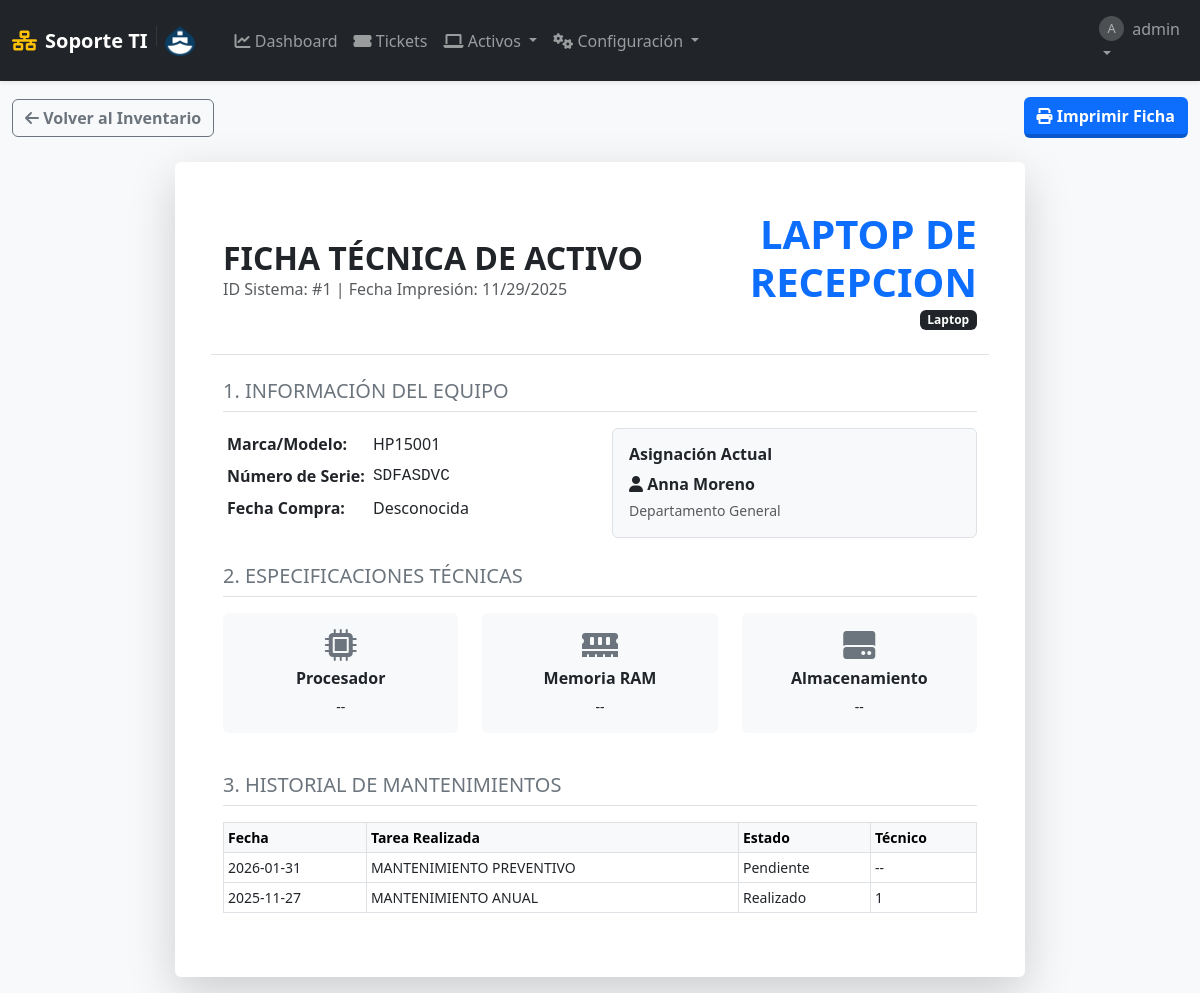
Page /equipos/ver/1 (signed in) on the earlier database version.
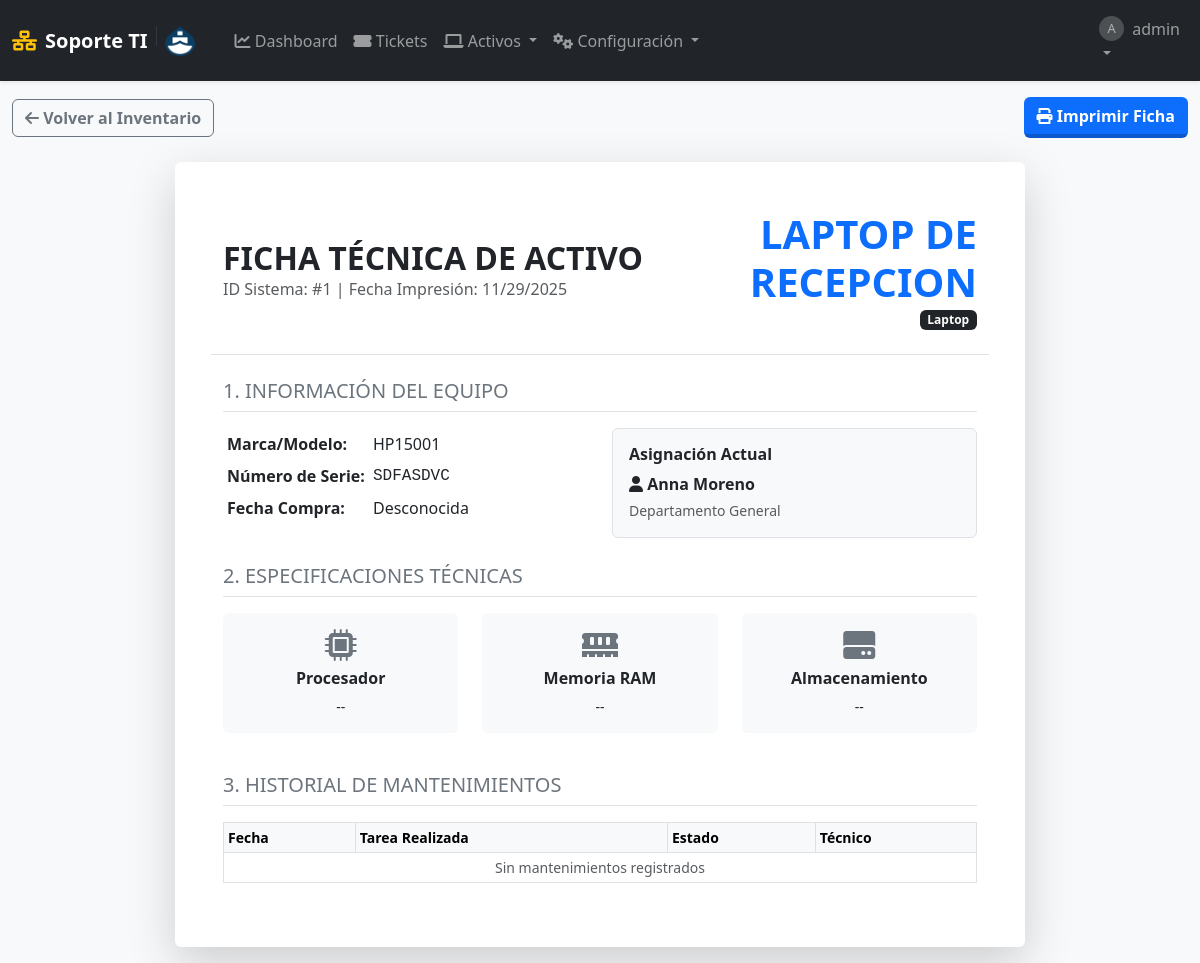
Same page on the later database version.
### tables this page shows
CREATE TABLE mantenimientos (
            id INTEGER PRIMARY KEY AUTOINCREMENT,
            equipo_id INTEGER NOT NULL,
            titulo TEXT NOT NULL,
            fecha_programada DATE NOT NULL,
            estado TEXT DEFAULT 'Pendiente',
            tecnico_asignado_id INTEGER, motivo_reprogramacion TEXT,
            FOREIGN KEY (equipo_id) REFERENCES equipos (id) ON DELETE CASCADE,
            FOREIGN KEY (tecnico_asignado_id) REFERENCES usuarios (id) ON DELETE SET NULL
        );

### app.py (the view)
@app.route('/equipos/ver/<int:equipo_id>')
@login_required
def ver_equipo(equipo_id):
    db = get_db()
    equipo = db.execute("""
        SELECT e.*, u.username as usuario_asignado, u.departamento
        FROM equipos e
        LEFT JOIN usuarios u ON e.usuario_asignado_id = u.id
        WHERE e.id = ?
    """, (equipo_id,)).fetchone()
    if not equipo:
        flash('Equipo no encontrado.', 'danger')
        return redirect(url_for('lista_equipos'))
    historial = db.execute("""
        SELECT * FROM mantenimientos
        WHERE equipo_id = ?
        ORDER BY fecha_programada DESC
    """, (equipo_id,)).fetchall()
    return render_template('ver_equipo.html', equipo=equipo, historial=historial)

### app.py (called while the page is built)
def get_db():
    if 'db' not in g:
        g.db = sqlite3.connect(app.config['DB_FILE'])
        g.db.row_factory = sqlite3.Row
        g.db.execute("PRAGMA foreign_keys = ON")
    return g.db

def login_required(f):
    @wraps(f)
    def decorated_function(*args, **kwargs):
        if 'user_id' not in session: return redirect(url_for('login'))
        return f(*args, **kwargs)
    return decorated_function

### templates/ver_equipo.html (shortened to what the changed rows need)
{% extends "layout.html" %}
{% block content %}
<div class="card shadow-lg border-0 mx-auto ficha-tecnica" style="max-width: 850px;">
    <div class="card-body p-5">
        <div class="row border-bottom pb-4 mb-4 align-items-center">
            <div class="col-8">
                <h2 class="fw-bold text-uppercase mb-0">Ficha Técnica de Activo</h2>
            </div>
        </div>
        <table class="table table-bordered table-sm small">
            <thead class="table-light">
                <tr>
                    <th>Fecha</th>
                    <th>Tarea Realizada</th>
                    <th>Estado</th>
                    <th>Técnico</th>
                </tr>
            </thead>
            <tbody>
                {% for mant in historial %}
                <tr>
                    <td>{{ mant.fecha_programada }}</td>
                    <td>{{ mant.titulo }}</td>
                    <td>{{ mant.estado }}</td>
                    <td>{{ mant.tecnico_asignado_id or '--' }}</td>
                </tr>
                {% else %}
                <tr><td colspan="4" class="text-center text-muted">Sin mantenimientos registrados</td></tr>
                {% endfor %}
            </tbody>
        </table>
    </div>
</div>
{% endblock %}

Differences in the rows shown:
removed mantenimientos: fecha_programada "2026-01-31", titulo "MANTENIMIENTO PREVENTIVO", estado "Pendiente", tecnico_asignado_id "--"
removed mantenimientos: fecha_programada "2025-11-27", titulo "MANTENIMIENTO ANUAL", estado "Realizado", tecnico_asignado "1"
Other differences:
text now shown: "Sin mantenimientos registrados"
